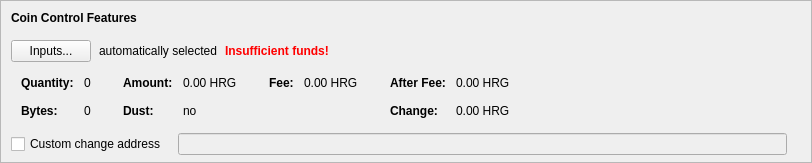
    <widget class="QFrame" name="frameCoinControl">
     <property name="sizePolicy">
      <sizepolicy hsizetype="Expanding" vsizetype="Expanding">
       <horstretch>0</horstretch>
       <verstretch>0</verstretch>
      </sizepolicy>
     </property>
     <property name="maximumSize">
      <size>
       <width>16777215</width>
       <height>16777215</height>
      </size>
     </property>
     <property name="frameShape">
      <enum>QFrame::StyledPanel</enum>
     </property>
     <property name="frameShadow">
      <enum>QFrame::Sunken</enum>
     </property>
     <layout class="QVBoxLayout" name="verticalLayoutCoinControl2">
      <property name="spacing">
       <number>0</number>
      </property>
      <property name="leftMargin">
       <number>0</number>
      </property>
      <property name="topMargin">
       <number>0</number>
      </property>
      <property name="rightMargin">
       <number>0</number>
      </property>
      <property name="bottomMargin">
       <number>6</number>
      </property>
      <item>
       <layout class="QVBoxLayout" name="verticalLayoutCoinControl" stretch="0,0,0,0,1">
        <property name="spacing">
         <number>0</number>
        </property>
        <property name="leftMargin">
         <number>10</number>
        </property>
        <property name="topMargin">
         <number>10</number>
        </property>
        <item>
         <layout class="QHBoxLayout" name="horizontalLayoutCoinControl1">
          <property name="bottomMargin">
           <number>15</number>
          </property>
          <item>
           <widget class="QLabel" name="labelCoinControlFeatures">
            <property name="sizePolicy">
             <sizepolicy hsizetype="Preferred" vsizetype="Maximum">
              <horstretch>0</horstretch>
              <verstretch>0</verstretch>
             </sizepolicy>
            </property>
            <property name="font">
             <font>
              <weight>75</weight>
              <bold>true</bold>
             </font>
            </property>
            <property name="styleSheet">
             <string notr="true">font-weight:bold;</string>
            </property>
            <property name="text">
             <string>Coin Control Features</string>
            </property>
           </widget>
          </item>
         </layout>
        </item>
        <item>
         <layout class="QHBoxLayout" name="horizontalLayoutCoinControl2" stretch="0,0,0,0">
          <property name="spacing">
           <number>8</number>
          </property>
          <property name="bottomMargin">
           <number>10</number>
          </property>
          <item>
           <widget class="QPushButton" name="pushButtonCoinControl">
            <property name="styleSheet">
             <string notr="true"/>
            </property>
            <property name="text">
             <string>Inputs...</string>
            </property>
            <property name="autoDefault">
             <bool>false</bool>
            </property>
           </widget>
          </item>
          <item>
           <widget class="QLabel" name="labelCoinControlAutomaticallySelected">
            <property name="text">
             <string>automatically selected</string>
            </property>
            <property name="margin">
             <number>5</number>
            </property>
           </widget>
          </item>
          <item>
           <widget class="QLabel" name="labelCoinControlInsuffFunds">
            <property name="font">
             <font>
              <weight>75</weight>
              <bold>true</bold>
             </font>
            </property>
            <property name="styleSheet">
             <string notr="true">color:red;font-weight:bold;</string>
            </property>
            <property name="text">
             <string>Insufficient funds!</string>
            </property>
            <property name="margin">
             <number>5</number>
            </property>
           </widget>
          </item>
          <item>
           <spacer name="horizontalSpacerCoinControl">
            <property name="orientation">
             <enum>Qt::Horizontal</enum>
            </property>
            <property name="sizeHint" stdset="0">
             <size>
              <width>40</width>
              <height>1</height>
             </size>
            </property>
           </spacer>
          </item>
         </layout>
        </item>
        <item>
         <widget class="QWidget" name="widgetCoinControl" native="true">
          <property name="sizePolicy">
           <sizepolicy hsizetype="Preferred" vsizetype="Preferred">
            <horstretch>0</horstretch>
            <verstretch>0</verstretch>
           </sizepolicy>
          </property>
          <property name="minimumSize">
           <size>
            <width>0</width>
            <height>0</height>
           </size>
          </property>
          <property name="styleSheet">
           <string notr="true"/>
          </property>
          <layout class="QHBoxLayout" name="horizontalLayoutCoinControl5">
           <property name="leftMargin">
            <number>0</number>
           </property>
           <property name="topMargin">
            <number>0</number>
           </property>
           <property name="rightMargin">
            <number>0</number>
           </property>
           <property name="bottomMargin">
            <number>0</number>
           </property>
           <item>
            <layout class="QHBoxLayout" name="horizontalLayoutCoinControl3" stretch="0,0,0,1">
             <property name="spacing">
              <number>20</number>
             </property>
             <property name="topMargin">
              <number>0</number>
             </property>
             <property name="bottomMargin">
              <number>10</number>
             </property>
             <item>
              <layout class="QFormLayout" name="formLayoutCoinControl1">
               <property name="horizontalSpacing">
                <number>10</number>
               </property>
               <property name="verticalSpacing">
                <number>14</number>
               </property>
               <property name="leftMargin">
                <number>10</number>
               </property>
               <property name="topMargin">
                <number>4</number>
               </property>
               <property name="rightMargin">
                <number>6</number>
               </property>
               <item row="0" column="0">
                <widget class="QLabel" name="labelCoinControlQuantityText">
                 <property name="font">
                  <font>
                   <weight>75</weight>
                   <bold>true</bold>
                  </font>
                 </property>
                 <property name="text">
                  <string>Quantity:</string>
                 </property>
                 <property name="margin">
                  <number>0</number>
                 </property>
                </widget>
               </item>
               <item row="0" column="1">
                <widget class="QLabel" name="labelCoinControlQuantity">
                 <property name="cursor">
                  <cursorShape>IBeamCursor</cursorShape>
                 </property>
                 <property name="contextMenuPolicy">
                  <enum>Qt::ActionsContextMenu</enum>
                 </property>
                 <property name="text">
                  <string notr="true">0</string>
                 </property>
                 <property name="margin">
                  <number>0</number>
                 </property>
                 <property name="textInteractionFlags">
                  <set>Qt::LinksAccessibleByMouse|Qt::TextSelectableByKeyboard|Qt::TextSelectableByMouse</set>
                 </property>
                </widget>
               </item>
               <item row="1" column="0">
                <widget class="QLabel" name="labelCoinControlBytesText">
                 <property name="font">
                  <font>
                   <weight>75</weight>
                   <bold>true</bold>
                  </font>
                 </property>
                 <property name="text">
                  <string>Bytes:</string>
                 </property>
                </widget>
               </item>
               <item row="1" column="1">
                <widget class="QLabel" name="labelCoinControlBytes">
                 <property name="cursor">
                  <cursorShape>IBeamCursor</cursorShape>
                 </property>
                 <property name="contextMenuPolicy">
                  <enum>Qt::ActionsContextMenu</enum>
                 </property>
                 <property name="text">
                  <string notr="true">0</string>
                 </property>
                 <property name="textInteractionFlags">
                  <set>Qt::LinksAccessibleByMouse|Qt::TextSelectableByKeyboard|Qt::TextSelectableByMouse</set>
                 </property>
                </widget>
               </item>
              </layout>
             </item>
             <item>
              <layout class="QFormLayout" name="formLayoutCoinControl2">
               <property name="horizontalSpacing">
                <number>10</number>
               </property>
               <property name="verticalSpacing">
                <number>14</number>
               </property>
               <property name="leftMargin">
                <number>6</number>
               </property>
               <property name="topMargin">
                <number>4</number>
               </property>
               <property name="rightMargin">
                <number>6</number>
               </property>
               <item row="0" column="0">
                <widget class="QLabel" name="labelCoinControlAmountText">
                 <property name="font">
                  <font>
                   <weight>75</weight>
                   <bold>true</bold>
                  </font>
                 </property>
                 <property name="text">
                  <string>Amount:</string>
                 </property>
                 <property name="margin">
                  <number>0</number>
                 </property>
                </widget>
               </item>
               <item row="0" column="1">
                <widget class="QLabel" name="labelCoinControlAmount">
                 <property name="cursor">
                  <cursorShape>IBeamCursor</cursorShape>
                 </property>
                 <property name="contextMenuPolicy">
                  <enum>Qt::ActionsContextMenu</enum>
                 </property>
                 <property name="text">
                  <string notr="true">0.00 HRG</string>
                 </property>
                 <property name="textInteractionFlags">
                  <set>Qt::LinksAccessibleByMouse|Qt::TextSelectableByKeyboard|Qt::TextSelectableByMouse</set>
                 </property>
                </widget>
               </item>
               <item row="1" column="0">
                <widget class="QLabel" name="labelCoinControlLowOutputText">
                 <property name="font">
                  <font>
                   <weight>75</weight>
                   <bold>true</bold>
                  </font>
                 </property>
                 <property name="text">
                  <string>Dust:</string>
                 </property>
                </widget>
               </item>
               <item row="1" column="1">
                <widget class="QLabel" name="labelCoinControlLowOutput">
                 <property name="cursor">
                  <cursorShape>IBeamCursor</cursorShape>
                 </property>
                 <property name="contextMenuPolicy">
                  <enum>Qt::ActionsContextMenu</enum>
                 </property>
                 <property name="text">
                  <string notr="true">no</string>
                 </property>
                 <property name="textInteractionFlags">
                  <set>Qt::LinksAccessibleByMouse|Qt::TextSelectableByKeyboard|Qt::TextSelectableByMouse</set>
                 </property>
                </widget>
               </item>
              </layout>
             </item>
             <item>
              <layout class="QFormLayout" name="formLayoutCoinControl3">
               <property name="horizontalSpacing">
                <number>10</number>
               </property>
               <property name="verticalSpacing">
                <number>14</number>
               </property>
               <property name="leftMargin">
                <number>6</number>
               </property>
               <property name="topMargin">
                <number>4</number>
               </property>
               <property name="rightMargin">
                <number>6</number>
               </property>
               <item row="0" column="0">
                <widget class="QLabel" name="labelCoinControlFeeText">
                 <property name="font">
                  <font>
                   <weight>75</weight>
                   <bold>true</bold>
                  </font>
                 </property>
                 <property name="text">
                  <string>Fee:</string>
                 </property>
                 <property name="margin">
                  <number>0</number>
                 </property>
                </widget>
               </item>
               <item row="0" column="1">
                <widget class="QLabel" name="labelCoinControlFee">
                 <property name="cursor">
                  <cursorShape>IBeamCursor</cursorShape>
                 </property>
                 <property name="contextMenuPolicy">
                  <enum>Qt::ActionsContextMenu</enum>
                 </property>
                 <property name="text">
                  <string notr="true">0.00 HRG</string>
                 </property>
                 <property name="textInteractionFlags">
                  <set>Qt::LinksAccessibleByMouse|Qt::TextSelectableByKeyboard|Qt::TextSelectableByMouse</set>
                 </property>
                </widget>
               </item>
              </layout>
             </item>
             <item>
              <layout class="QFormLayout" name="formLayoutCoinControl4">
               <property name="horizontalSpacing">
                <number>10</number>
               </property>
               <property name="verticalSpacing">
                <number>14</number>
               </property>
               <property name="leftMargin">
                <number>6</number>
               </property>
               <property name="topMargin">
                <number>4</number>
               </property>
               <property name="rightMargin">
                <number>6</number>
               </property>
               <item row="0" column="0">
                <widget class="QLabel" name="labelCoinControlAfterFeeText">
                 <property name="font">
                  <font>
                   <weight>75</weight>
                   <bold>true</bold>
                  </font>
                 </property>
                 <property name="text">
                  <string>After Fee:</string>
                 </property>
                 <property name="margin">
                  <number>0</number>
                 </property>
                </widget>
               </item>
               <item row="0" column="1">
                <widget class="QLabel" name="labelCoinControlAfterFee">
                 <property name="cursor">
                  <cursorShape>IBeamCursor</cursorShape>
                 </property>
                 <property name="contextMenuPolicy">
                  <enum>Qt::ActionsContextMenu</enum>
                 </property>
                 <property name="text">
                  <string notr="true">0.00 HRG</string>
                 </property>
                 <property name="textInteractionFlags">
                  <set>Qt::LinksAccessibleByMouse|Qt::TextSelectableByKeyboard|Qt::TextSelectableByMouse</set>
                 </property>
                </widget>
               </item>
               <item row="1" column="0">
                <widget class="QLabel" name="labelCoinControlChangeText">
                 <property name="font">
                  <font>
                   <weight>75</weight>
                   <bold>true</bold>
                  </font>
                 </property>
                 <property name="text">
                  <string>Change:</string>
                 </property>
                </widget>
               </item>
               <item row="1" column="1">
                <widget class="QLabel" name="labelCoinControlChange">
                 <property name="cursor">
                  <cursorShape>IBeamCursor</cursorShape>
                 </property>
                 <property name="contextMenuPolicy">
                  <enum>Qt::ActionsContextMenu</enum>
                 </property>
                 <property name="text">
                  <string notr="true">0.00 HRG</string>
                 </property>
                 <property name="textInteractionFlags">
                  <set>Qt::LinksAccessibleByMouse|Qt::TextSelectableByKeyboard|Qt::TextSelectableByMouse</set>
                 </property>
                </widget>
               </item>
              </layout>
             </item>
            </layout>
           </item>
          </layout>
         </widget>
        </item>
        <item>
         <layout class="QHBoxLayout" name="horizontalLayoutCoinControl4" stretch="0,0,0">
          <property name="spacing">
           <number>12</number>
          </property>
          <property name="sizeConstraint">
           <enum>QLayout::SetDefaultConstraint</enum>
          </property>
          <property name="topMargin">
           <number>5</number>
          </property>
          <property name="rightMargin">
           <number>5</number>
          </property>
          <item>
           <widget class="QCheckBox" name="checkBoxCoinControlChange">
            <property name="toolTip">
             <string>If this is activated, but the change address is empty or invalid, change will be sent to a newly generated address.</string>
            </property>
            <property name="text">
             <string>Custom change address</string>
            </property>
           </widget>
          </item>
          <item>
           <widget class="QValidatedLineEdit" name="lineEditCoinControlChange">
            <property name="enabled">
             <bool>false</bool>
            </property>
            <property name="sizePolicy">
             <sizepolicy hsizetype="Expanding" vsizetype="Fixed">
              <horstretch>0</horstretch>
              <verstretch>0</verstretch>
             </sizepolicy>
            </property>
           </widget>
          </item>
          <item>
           <widget class="QLabel" name="labelCoinControlChangeLabel">
            <property name="sizePolicy">
             <sizepolicy hsizetype="Preferred" vsizetype="Expanding">
              <horstretch>0</horstretch>
              <verstretch>0</verstretch>
             </sizepolicy>
            </property>
            <property name="minimumSize">
             <size>
              <width>0</width>
              <height>0</height>
             </size>
            </property>
            <property name="text">
             <string/>
            </property>
            <property name="margin">
             <number>3</number>
            </property>
           </widget>
          </item>
         </layout>
        </item>
        <item>
         <spacer name="verticalSpacerCoinControl">
          <property name="orientation">
           <enum>Qt::Vertical</enum>
          </property>
          <property name="sizeHint" stdset="0">
           <size>
            <width>800</width>
            <height>1</height>
           </size>
          </property>
         </spacer>
        </item>
       </layout>
      </item>
     </layout>
    </widget>
